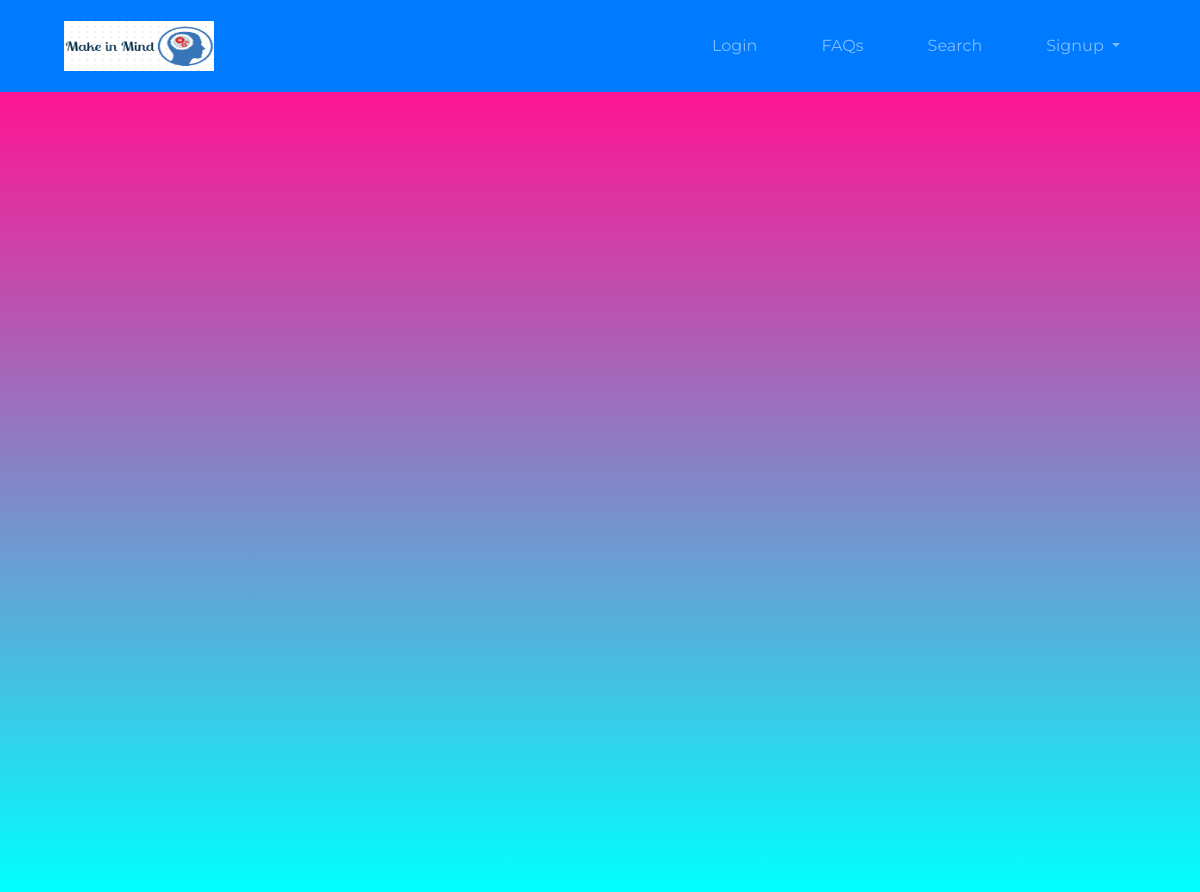
The page /lqadis.php on the database as committed earlier.
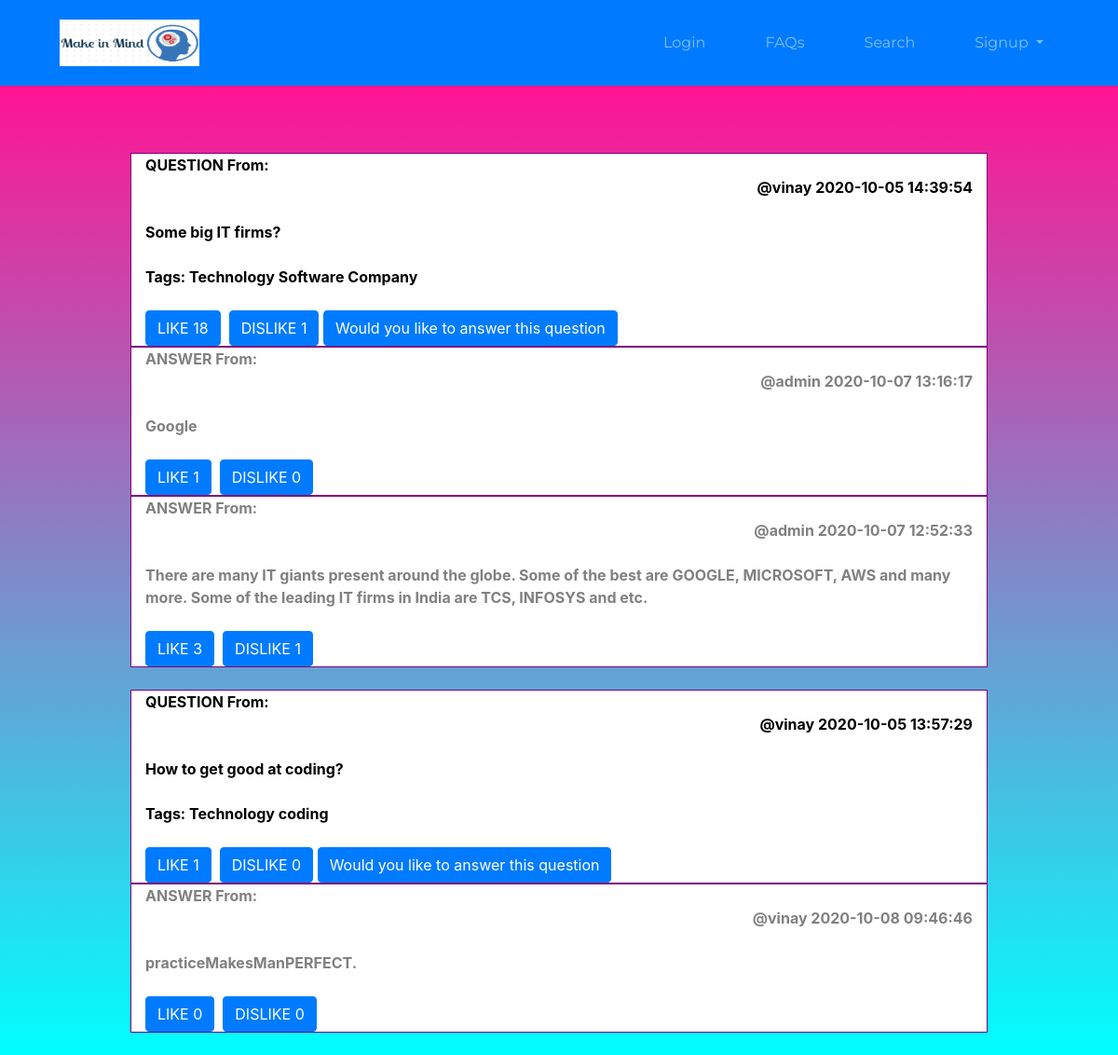
The same page on the database as committed later.
### tables this page shows
CREATE TABLE `query` (
  `uname` varchar(10) NOT NULL,
  `uactid` int(10) NOT NULL,
  `actuname` varchar(10) NOT NULL,
  `actid` int(10) NOT NULL,
  `timestp` timestamp NOT NULL DEFAULT current_timestamp(),
  `llike` int(10) NOT NULL,
  `dlike` int(10) NOT NULL,
  `tag` text NOT NULL,
  `blk` text NOT NULL
);

### lqadis.php (the view, shortened to what this page needs)
<!DOCTYPE html>
<?php
$conn=mysqli_connect("localhost","root","","ipproject") or die("connection not established with Database");
?>
<html>
<head>
	<link rel="stylesheet" type="text/css" href="qadis.css">
	<link rel="stylesheet" href="https://stackpath.bootstrapcdn.com/bootstrap/4.5.2/css/bootstrap.min.css">
	<link rel="stylesheet" href="https://cdnjs.cloudflare.com/ajax/libs/font-awesome/4.7.0/css/font-awesome.min.css">
</head>
<body>
	<div class="fluid-container">
	<header>
		<nav class="navbar navbar-expand-lg bg-primary navbar-dark py-3">
			  <a class="navbar-brand ml-5" href="#">
   				 <img src="MIM.png" width="150" height="50" class="d-inline-block align-top mr-5" alt="LOGO">
 			   </a>
			 <div class="collapse navbar-collapse" id="navbarSupportedContent">
			    <ul class="navbar-nav ml-auto mr-2">
			      <li class="nav-item mr-5">
			         <a class="nav-link" href="login.html">Login<span class="sr-only"></span></a>
			      </li>
			      <li class="nav-item mr-5">
			        <a class="nav-link" href="TandC.html">FAQs</a>
			      </li>
			      <li class="nav-item mr-5">
			        <a class="nav-link" href="lsearch.php">Search</a>
			      </li>
			      <li class="nav-item dropdown mr-5">
			        <a class="nav-link dropdown-toggle" href="signup.html" id="navbarDropdown" role="button" data-toggle="dropdown" aria-haspopup="true" aria-expanded="false">
			          Signup
			        </a>
			      </li>
			    </ul>
			  </div>
	    </nav>
	</header>
<div id="grad1">
	<form>
	    <div class="container main-content fluid-right">
	    	<div class="row  form-wrapper">
	    		<div class="col-lg-10 col-sm-12 col-md-10 text-white form-container container">
	    			<div class="text-center text-uppercase form-header page-header">	    				<br><br>
	    			</div>
 --> 						<?php
      		$select="select * from query where actuname='' and actid='0' order by timestp desc;";
      		$run=mysqli_query($conn,$select);
      		while ($row=mysqli_fetch_assoc($run)){
      			$actuname=$row['uname'];
      			$actid=$row['uactid'];
      			?><br>
	    				<div class="container" style="border: none;">
	    					<div class="row">
		                      <div class="col-lg-12 Question a" style="color: black"><b>
								QUESTION From:<div style="text-align: right;"><?php echo ' @',$row['uname'],'  ',$row['timestp'],''; ?></div>
								<br>
			                       <?php echo $row['blk']; ?><br><br>
		                       	  Tags:	<?php echo $row['tag']; ?></b><br>
<br>
                        <button class="btn btn-primary" >LIKE <?php echo " ".$row['llike']; ?></button>&nbsp;&nbsp;<button class="btn btn-primary" >DISLIKE<?php echo " ".$row['dlike']; ?></button>
	    					<a href="login.html" class="btn btn-primary">Would you like to answer this question</a>
                        </div> </div>
  	    				</div>
	    				<?php
      		$select1="select * from query where actuname='$actuname' and actid='$actid' order by timestp desc;";
      		$run1=mysqli_query($conn,$select1);
      		if($run1){
      		while ($row1=mysqli_fetch_assoc($run1)){
      			?>
	    				<div class="container">
	    					<div class="row">
		                      <div class="col-lg-12 Answer a" style="color: grey"><b>
								ANSWER From:<div style="text-align: right;"><?php echo ' @',$row1['uname'],'  ',$row1['timestp'],''; ?></div>
								<br>
			                      <?php echo $row1['blk']; ?><br>
		                       	  <br></b>
		                       	   <button class="btn btn-primary" >LIKE<?php echo " ".$row1['llike']; ?></button>&nbsp;&nbsp;<button class="btn btn-primary" >DISLIKE<?php echo " ".$row1['dlike']; ?></button>
                        </div> </div>
  	    				</div>
  	    				<?php
	    		}}
	    			?>
  	    					<?php
	    		}
	    			?><br>
	    		</div>
	    	</div>
	    </div>
</form>
      </div>
	</div>
</body>
</html>

### qadis.css (style rules this page uses)
* { box-sizing:border-box; }
html,body { height: 100%; margin: 0px; }
nav { font-family: 'Montserrat',Arial, sans-serif; }
.main-content { min-height: 100vh; }
#grad1 { background-image: linear-gradient(to top,#00ffff,#ff1493); }
body { font-family: "Lato", sans-serif; }
.Question { background: white; border: 1px solid purple; }
.Answer { background: white; border: 1px solid purple; }

Rows that differ between the two databases and show on the page:
added query: uname "vinay", timestp "2020-10-05 14:39:54", blk "Some big IT firms?", tag "Technology Software Company", llike "18", dlike "1"
added query: uname "admin", timestp "2020-10-07 13:16:17", blk "Google", llike "1", dlike "0", shown under "vinay"
added query: uname "admin", timestp "2020-10-07 12:52:33", blk "There are many IT giants present around the globe. Some of the best are GOOGLE, MICROSOFT, AWS and many more. Some of the leading IT firms in India are TCS, INFOSYS and etc.", llike "3", dlike "1", shown under "vinay"
added query: uname "vinay", timestp "2020-10-05 13:57:29", blk "How to get good at coding?", tag "Technology coding", llike "1", dlike "0"
added query: uname "vinay", timestp "2020-10-08 09:46:46", blk "practiceMakesManPERFECT.", llike "0", dlike "0"
